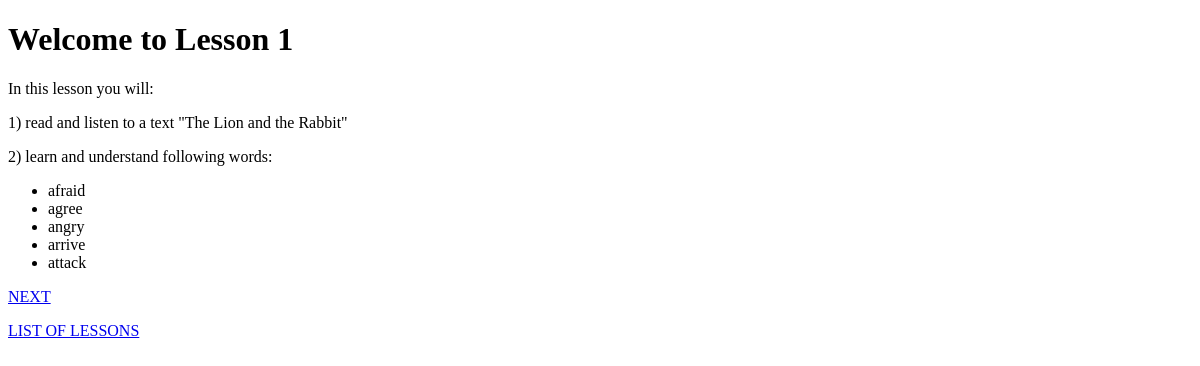
The app's page /learn/intro1, older data.
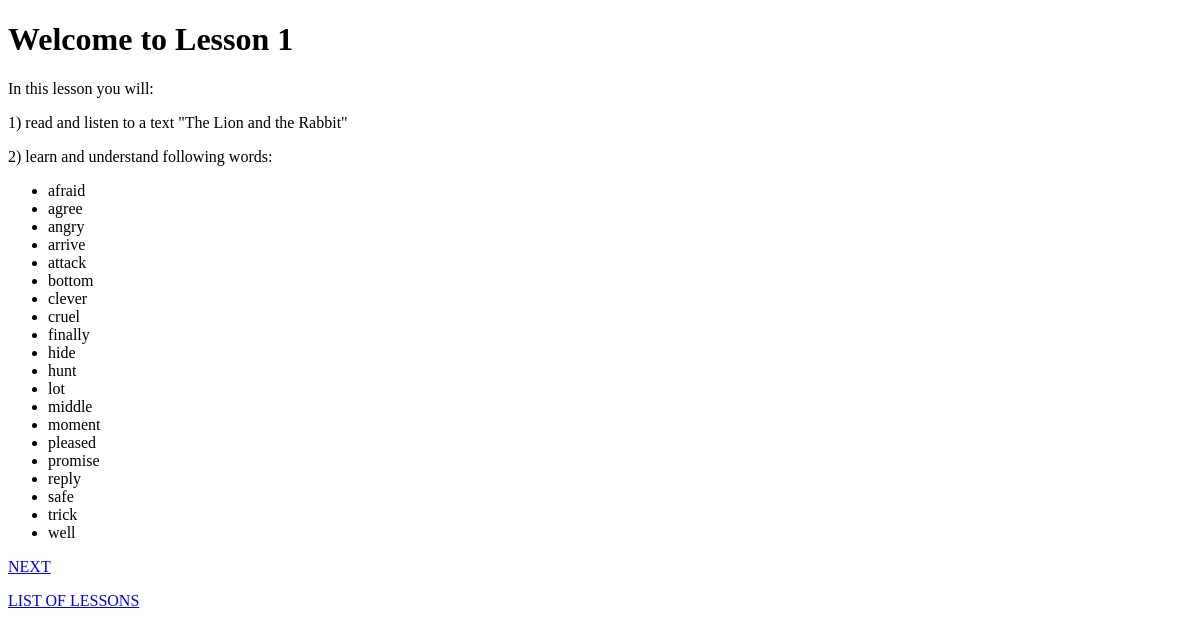
The same page, newer data.
### learn/models.py (models this page shows)
class Lessons(models.Model):
    title = models.CharField(max_length=100)
    text = models.CharField(max_length=10000)

class Dictionary(models.Model):
    word = models.CharField(max_length=20)
    definition = models.CharField(max_length=200)

### learn/views.py (the view)
# urls.py: path("intro<int:id>", views.intro, name="intro"),
def intro(request, id):
    lesson = Lessons.objects.get(id=id)
    list = Dictionary.objects.filter(id__gte=id*20-19, id__lte=id*20)
    template = loader.get_template("learn/intro.html")
    context = {
        "lesson": lesson,
        "list": list,
    }
    return HttpResponse(template.render(context, request))

### learn/templates/learn/intro.html
{% extends "learn/sample.html" %}
{% block content %}
    <h1>Welcome to Lesson {{ lesson.id }}</h1>
    <p>In this lesson you will:</p>
    <p>1) read and listen to a text "{{ lesson.title }}"</p>
    <p>2) learn and understand following words:</p>
    <ul>
    {% for x in list %}
        <li>{{ x.word }}</li>
    {% endfor %}
    </ul>
    <a href="{% url 'words' lesson.id %}">NEXT</a>
    <p><a href="{% url 'index' %}">LIST OF LESSONS</a></p>
{% endblock %}

### learn/templates/learn/sample.html (shortened to what this page needs)
<!DOCTYPE html>
<html lang="en">
    <head>
    </head>
    <body>
        {% block content %}
        {% endblock  %}
    </body>
</html>

Row changes from the older to the newer data that the page shows:
added Dictionary: word "bottom"
added Dictionary: word "clever"
added Dictionary: word "cruel"
added Dictionary: word "finally"
added Dictionary: word "hide"
added Dictionary: word "hunt"
added Dictionary: word "lot"
added Dictionary: word "middle"
added Dictionary: word "moment"
added Dictionary: word "pleased"
added Dictionary: word "promise"
added Dictionary: word "reply"
added Dictionary: word "safe"
added Dictionary: word "trick"
added Dictionary: word "well"
